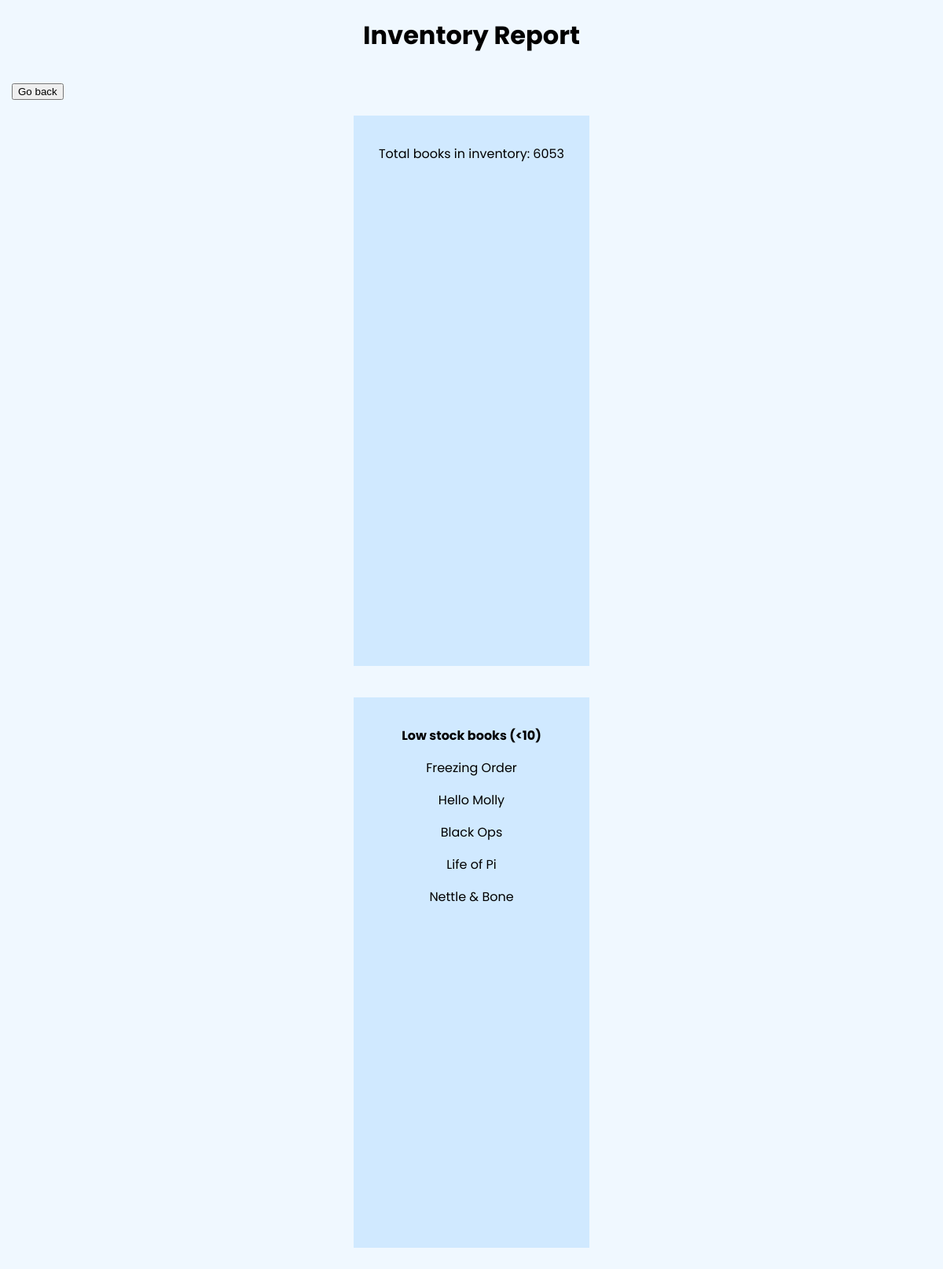
Before: /invReport.php (signed in) with the older database file.
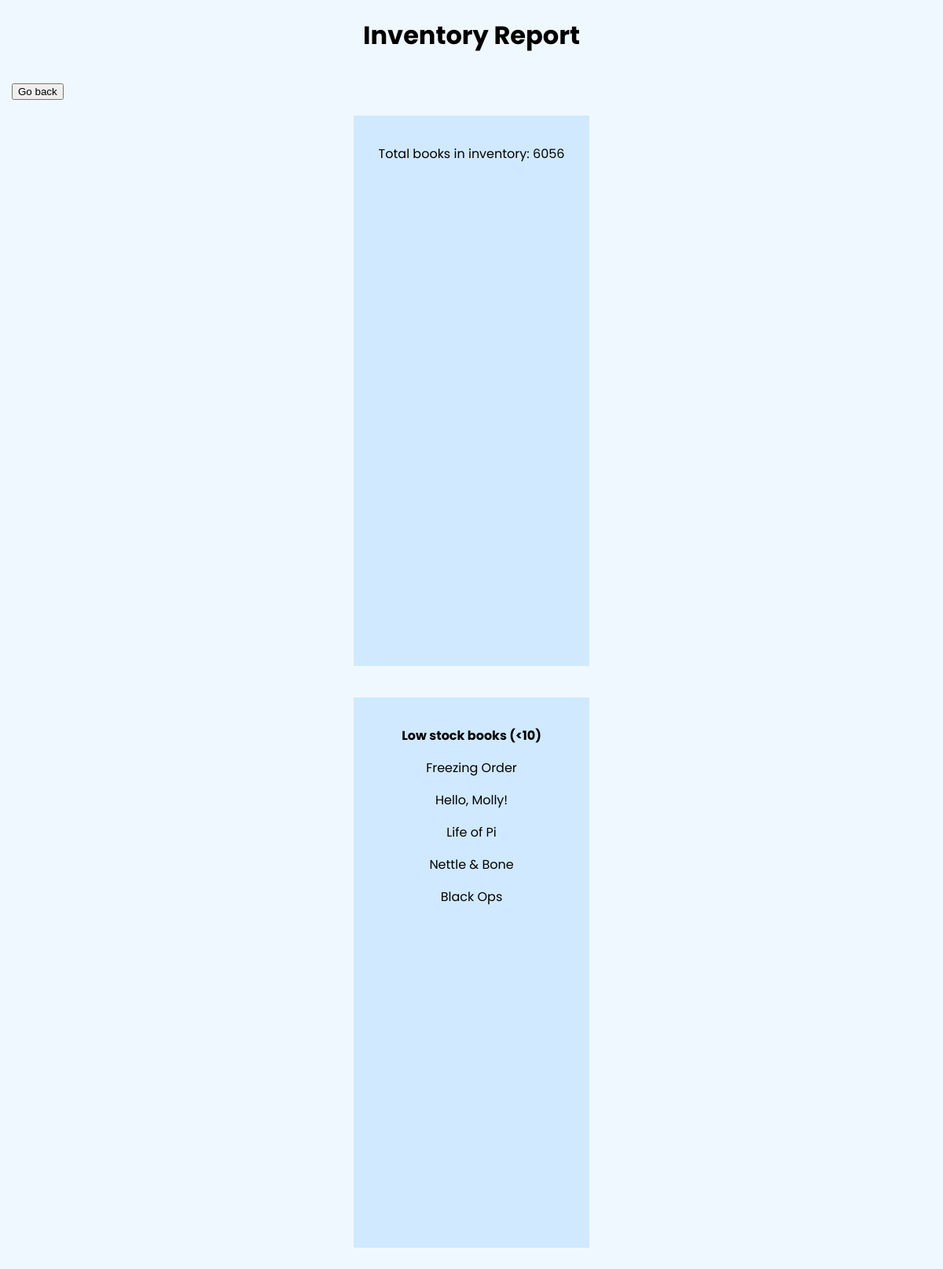
After: the same page with the newer database file.
### tables this page shows
CREATE TABLE `products` (
  `productID` int(11) NOT NULL,
  `categoryID` int(11) DEFAULT NULL,
  `productCode` varchar(10) DEFAULT NULL,
  `productName` varchar(255) DEFAULT NULL,
  `author` varchar(100) NOT NULL,
  `ISBN` text NOT NULL,
  `listPrice` decimal(10,2) DEFAULT NULL,
  `stock` int(11) NOT NULL,
  `genre` varchar(100) NOT NULL,
  `isBestSeller` int(11) NOT NULL,
  `description` text NOT NULL,
  `imagePath` varchar(100) NOT NULL,
  `inCart` tinyint(1) NOT NULL
);

### invReport.php (the view, shortened to what this page needs)
<?php
	include("connection.php");
	$queryProducts = 'SELECT * FROM products WHERE categoryID = 2 ORDER BY stock';
	$products = mysqli_query($con, $queryProducts);
?>
<!doctype HTML>
<html lang="english">
<head>
	<link rel="stylesheet" href="css/account.css">
	<center>
		<h1>Inventory Report</h1>
	</center>
</head>
<body>
	<button onclick="location.href='vendor.php'" style="margin: 15px;">Go back</button>
	<center>
		<div id="box">
			<?php foreach ($products as $product) : ?>
				<?php
				$sum += intval($product['stock']);
				?>
			<?php endforeach ?>
			<p>Total books in inventory: <?php echo $sum?></p>
		</div>
		<div id="box">
			<p><b>Low stock books (<10)</b></p>
			<?php foreach ($products as $product) : ?>
				<p><?php
				if (intval($product['stock']) < 10) {
					echo $product['productName'];
				}
				?></p>
			<?php endforeach ?>
		</div>
	</center>
</body>
</html>

Changed rows visible on the page:
changed products: productName "Hello Molly" → "Hello, Molly!"
changed products "Black Ops": moves down the list
Other visible differences:
$sum: "6053" → "6056"
